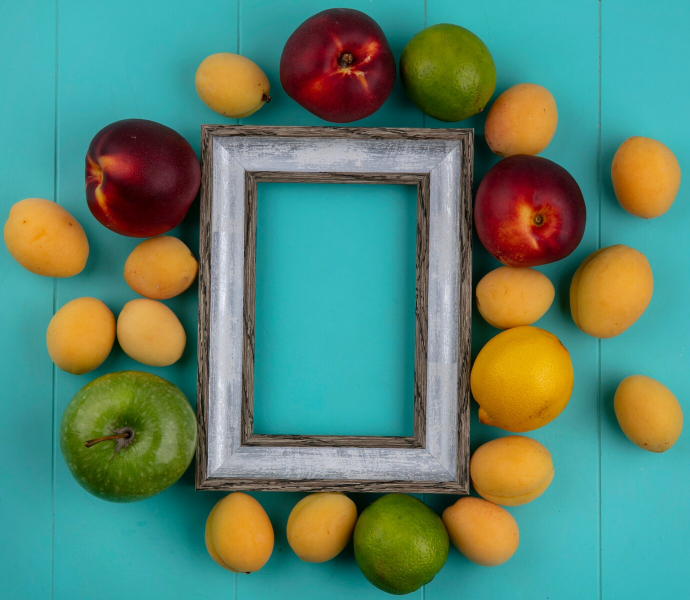
#> input picture BUT3/R5_09/R5_09_OpenCV/pomme-peches-abricot-citrons.jpg, 1380 x 1200 px (shown at 1/2 size)
$ python tp_partiel_bonus_fruits.py
#> lines starting #> are read from the running program, lines starting #| are printed output that depends on the picture; after the words box and inside, x2 and y2 are one past the last pixel; in counts of white or black regions, pixels touching at a corner belong together
### BUT3/R5_09/R5_09_OpenCV/bruno/fruits.py
# -*- coding: utf-8 -*-

"""

Nom du PC: Pc_Thales_Bruno
Auteur: Hanna Bruno
Date de création: Wed Dec 18 12:56:54 2024
Description:

"""
import cv2
import numpy as np

def erosion_dilatation(img, kernel1, kernel2, iteration):
    """
    Applique une érosion suivie d'une dilatation sur une image binaire.

    Parameters:
    img (ndarray): Image binaire à traiter.
    kernel1 (list): Taille du noyau pour l'érosion [hauteur, largeur].
    kernel2 (list): Taille du noyau pour la dilatation [hauteur, largeur].
    iteration (list): Nombre d'itérations pour l'érosion et la dilatation [érosion, dilatation].

    Returns:
    img_dilation (ndarray): Image après érosion et dilatation.
    """
    # Création du noyau pour l'érosion
    kernel = np.ones((kernel1[0], kernel1[1]), np.uint8)
    img_erosion = cv2.erode(img, kernel, iterations=iteration[0])  # Application de l'érosion

    # Création du noyau pour la dilatation
    kernel = np.ones((kernel2[0], kernel2[1]), np.uint8)
    img_dilation = cv2.dilate(img_erosion, kernel, iterations=iteration[1])  # Application de la dilatation

    return img_dilation  # Retour de l'image traitée

def type_fruits(area):
    """
    Détermine le type de fruit et les couleurs associées en fonction de l'aire.

    Parameters:
    area (float): Aire du contour détecté.

    Returns:
    dict or None: Dictionnaire contenant le nom du fruit et les couleurs pour l'annotation,
                  ou None si l'aire ne correspond à aucun fruit connu.
    """
    if 8000 <= area < 22000:
        return {
            "nom": "abricot",
            "text_color": (255, 0, 0),        # Bleu pour le texte
            "circle_color": (255, 0, 0)       # Bleu pour le cercle
        }
    elif 22000 <= area < 30000:
        return {
            "nom": "citron vert",
            "text_color": (255, 255, 255),    # Blanc pour le texte
            "circle_color": (255, 255, 255)   # Blanc pour le cercle
        }
    elif 30000 <= area < 36000:
        return {
            "nom": "citron",
            "text_color": (255, 255, 255),    # Blanc pour le texte
            "circle_color": (0, 255, 255)     # Jaune pour le cercle
        }
    elif 36000 <= area < 42000:
        return {
            "nom": "nectarine",
            "text_color": (255, 255, 255),    # Blanc pour le texte
            "circle_color": (0, 0, 255)       # Vert pour le cercle
        }
    elif 42000 <= area < 60000:
        return {
            "nom": "pomme",
            "text_color": (0, 255, 0),        # Vert pour le texte
            "circle_color": (0, 255, 0)       # Vert pour le cercle
        }
    else:
        return None

def detect_contours(input_img, contours):
    """
    Détecte et annote les contours des fruits sur l'image originale.

    Parameters:
    input_img (ndarray): Image originale sur laquelle annoter.
    contours (list): Liste des contours détectés.

    Returns:
    output_img (ndarray): Image annotée avec les contours et informations des fruits.
    """
    output_img = input_img.copy()  # Copie de l'image originale pour l'annotation

    # Initialisation des compteurs pour chaque type de fruit
    fruit_counts = {
        "abricot": 0,
        "citron vert": 0,
        "citron": 0,
        "pomme": 0,
        "nectarine": 0
    }

    smallest_area = float('inf')  # Initialisation de la plus petite aire trouvée
    smallest_contour = None       # Contour du plus petit fruit
    smallest_center = (0, 0)      # Coordonnées du centre du plus petit fruit

    for contour in contours:
        area = cv2.contourArea(contour)  # Calcul de l'aire du contour
        if 100 < area < 100000:  # Filtrage des contours par aire pour éliminer le bruit
            fruit_props = type_fruits(area)  # Détermination du type de fruit basé sur l'aire
            if fruit_props is not None:
                nom = fruit_props["nom"]
                text_color = fruit_props["text_color"]
                circle_color = fruit_props["circle_color"]

                # Mise à jour du compteur du fruit détecté
                fruit_counts[nom] += 1

                # Dessin des contours en gris épais
                cv2.drawContours(output_img, [contour], -1, (200, 200, 200), 3)

                # Approximation d'un cercle autour du fruit
                (x, y), radius = cv2.minEnclosingCircle(contour)
                center = (int(x), int(y))
                radius = int(radius)
                cv2.circle(output_img, center, radius, circle_color, 2)  # Dessin du cercle

                # Ajout du nom du fruit et de sa surface en texte sur l'image
                cv2.putText(output_img, f"{nom}", (center[0] - 50, center[1] - 10),
                            cv2.FONT_HERSHEY_SIMPLEX, 0.8, text_color, 2)
                cv2.putText(output_img, f"{int(area)}px2", (center[0] - 60, center[1] + 30),
                            cv2.FONT_HERSHEY_SIMPLEX, 0.8, text_color, 2)

                # Mise à jour du plus petit fruit détecté
                if area < smallest_area:
                    smallest_area = area
                    smallest_contour = contour
                    smallest_center = center

    # Dessin du plus petit fruit en vert fluo et affichage de ses coordonnées
    if smallest_contour is not None:
        cv2.drawContours(output_img, [smallest_contour], -1, (0, 255, 0), 3)  # Contour en vert fluo
        cv2.putText(output_img, f"Coordonnee petit fruit: Y={smallest_center[0]}, X={-smallest_center[1]}",
                    (10, 30), cv2.FONT_HERSHEY_SIMPLEX, 0.7, (0, 255, 0), 2)

    # Initialisation du décalage vertical pour l'affichage des compteurs
    decal_bas = 50
    for fruit, count in fruit_counts.items():
        if count > 0:  # Affichage uniquement des fruits détectés
            text = f"{fruit}(s) detecte(s) : {count}"
            cv2.putText(output_img, text, (500, output_img.shape[0] - (420 + decal_bas)),
                        cv2.FONT_HERSHEY_SIMPLEX, 0.8, (255, 255, 255), 2)  # Texte blanc
            decal_bas += 50  # Incrémentation du décalage pour le prochain texte

    # Affichage des résultats dans la console
    for fruit, count in fruit_counts.items():
        print(f"Nombre de {fruit}(s) detecte(s) : {count}")
    if smallest_contour is not None:
        print(f"Coordonnees du plus petit fruit : Y = {smallest_center[0]}, X = {-smallest_center[1]}")

    return output_img

### BUT3/R5_09/R5_09_OpenCV/tp_partiel_bonus_fruits.py
# -*- coding: utf-8 -*-

"""

Nom du PC: Pc_Thales_Bruno
Auteur: Hanna Bruno
Date de création: Mon Dec 16 12:56:54 2024
Description:

"""

import cv2
import numpy as np
from urllib.request import urlopen
from bruno import erosion_dilatation, detect_contours  # Importation des fonctions personnalisées

print(cv2.__version__)

# Lecture de l'image originale depuis un fichier local
image_original = "pomme-peches-abricot-citrons.jpg"
img = cv2.imread(image_original)
#> img is the input picture: shape (1200, 1380, 3); mean B, G, R 113.2, 133.5, 90

# Lire l'image depuis une URL
# req = urlopen("https://www.vgies.com/downloads/Images/pomme-peches-abricot-citrons.jpg")
# arr = np.asarray(bytearray(req.read()), dtype=np.uint8)
# img = cv2.imdecode(arr, -1)

# Définition du pourcentage de réduction de l'image (car elle est trop grande pour mon pc :D)
scale_percent = 50
width = int(img.shape[1] * scale_percent / 100)  # Calcul de la nouvelle largeur
#> width = 690
height = int(img.shape[0] * scale_percent / 100)  # Calcul de la nouvelle hauteur
#> height = 600
dim = (width, height)  # Dimensions pour le redimensionnement
#> dim = (690, 600)

# Conversion de l'image de l'espace de couleur BGR à HSV
imagehsv = cv2.cvtColor(img, cv2.COLOR_BGR2HSV)
#> imagehsv: shape (1200, 1380, 3); mean H, S, V 74.7, 168, 151.6

# Définition des plages de couleurs pour les nectarines
lower_nectarine1 = np.array([0, 25, 25])
upper_nectarine1 = np.array([10, 255, 255])
lower_nectarine2 = np.array([170, 25, 25])
upper_nectarine2 = np.array([180, 255, 255])

# Définition des plages de couleurs pour le jaune
lower_jaune = np.array([10, 100, 100])
upper_jaune = np.array([23, 255, 255])

# Définition des plages de couleurs pour le vert
lower_vert = np.array([30, 25, 25])
upper_vert = np.array([80, 255, 160])

# Création des masques pour chaque plage de couleur
maskjaune = cv2.inRange(imagehsv, lower_jaune, upper_jaune)
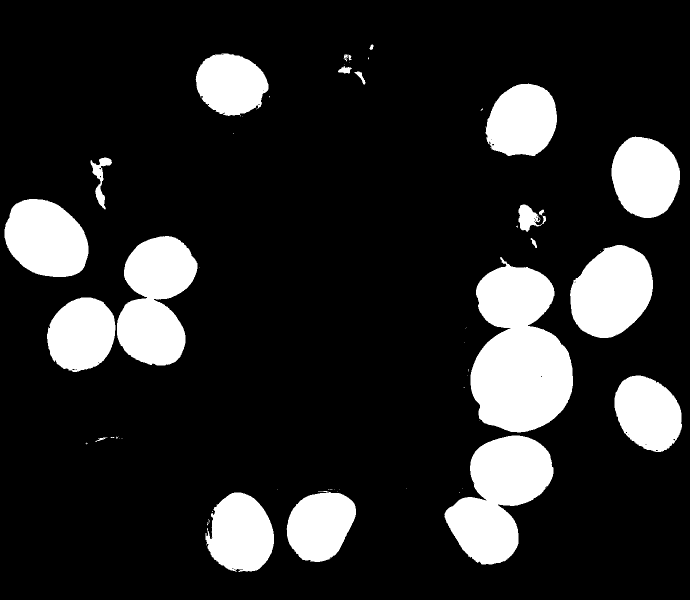
#> maskjaune: shape (1200, 1380) (shown at 1/2 size); 16.1% white; 58 white regions (36 under 20 px), largest, box (x1, y1, x2, y2) and area: (941, 514, 1146, 865) 49490, (889, 871, 1107, 1129) 32649, (234, 472, 395, 731) 28335
maskvert = cv2.inRange(imagehsv, lower_vert, upper_vert)
#> maskvert: shape (1200, 1380); 8.2% white; 493 white regions (404 under 20 px), largest, box (x1, y1, x2, y2) and area: (119, 740, 396, 1004) 55045, (706, 983, 904, 1190) 30076, (799, 47, 1104, 273) 28643
mask1 = cv2.inRange(imagehsv, lower_nectarine1, upper_nectarine1)
#> mask1: shape (1200, 1380); 2.2% white; 909 white regions (741 under 20 px), largest, box (x1, y1, x2, y2) and area: (954, 393, 1163, 536) 10476, (172, 303, 358, 476) 7531, (659, 75, 737, 182) 1953
mask2 = cv2.inRange(imagehsv, lower_nectarine2, upper_nectarine2)
#> mask2: shape (1200, 1380); 5.5% white; 141 white regions (129 under 20 px), largest, box (x1, y1, x2, y2) and area: (561, 21, 788, 246) 33484, (176, 242, 401, 466) 30723, (949, 319, 1170, 520) 25317
masknectarine = cv2.bitwise_or(mask1, mask2)  # Combinaison des deux masques de nectarines
#> masknectarine: shape (1200, 1380); 7.7% white; 656 white regions (528 under 20 px), largest, box (x1, y1, x2, y2) and area: (171, 242, 405, 476) 41345, (560, 21, 790, 246) 38840, (948, 310, 1171, 536) 38177

# Création d'une image entièrement verte pour appliquer les masques
full_green = np.zeros_like(img)
full_green[:] = [0, 255, 0]
vert_img = cv2.bitwise_and(full_green, full_green, mask=maskvert)  # Application du masque vert
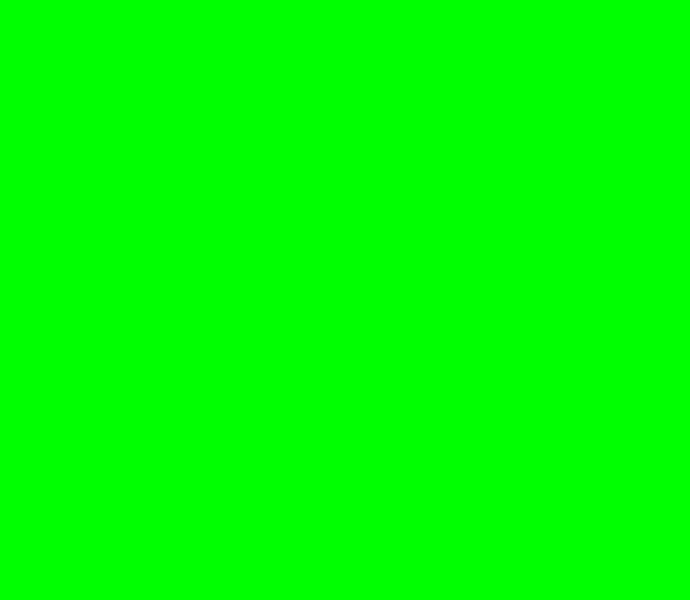
#> full_green: shape (1200, 1380, 3) (shown at 1/2 size); mean of channels 0, 1, 2 0, 255, 0; drawn as B, G, R
jaune_img = cv2.bitwise_and(full_green, full_green, mask=maskjaune)  # Application du masque jaune
nectarine_img = cv2.bitwise_and(full_green, full_green, mask=masknectarine)  # Application du masque nectarine
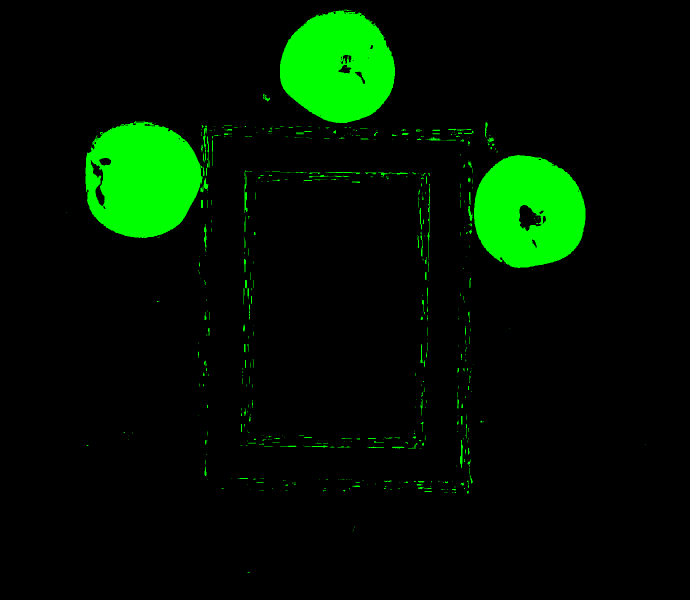
#> nectarine_img: shape (1200, 1380, 3) (shown at 1/2 size); mean of channels 0, 1, 2 0, 19.5, 0; drawn as B, G, R

# Définition des noyaux et des itérations pour l'érosion et la dilatation des masques
kernel_nectarine1 = [3, 3]
kernel_nectarine2 = [3, 3]
iteration_nectarine = [1, 1]
mask_nectarine = erosion_dilatation(masknectarine, kernel_nectarine1, kernel_nectarine2, iteration_nectarine)
#> in erosion_dilatation, `img_erosion = cv2.erode(img, kernel, iterations=iteration[0])  # Appli..`: img_erosion: shape (1200, 1380); 6.9% white; 110 white regions (99 under 20 px), largest, box (x1, y1, x2, y2) and area: (172, 245, 404, 475) 39697, (561, 22, 789, 245) 37373, (949, 311, 1170, 535) 36834
#> in erosion_dilatation, `img_dilation = cv2.dilate(img_erosion, kernel, iterations=iteration[1])`: img_dilation: shape (1200, 1380); 7.3% white; 104 white regions (49 under 20 px), largest, box (x1, y1, x2, y2) and area: (171, 244, 405, 476) 41161, (560, 21, 790, 246) 38718, (948, 310, 1171, 536) 38140

kernel_vert1 = [3, 3]
kernel_vert2 = [3, 3]
iteration_vert = [1, 1]
mask_vert = erosion_dilatation(maskvert, kernel_vert1, kernel_vert2, iteration_vert)
#> in erosion_dilatation (call 2), `img_erosion = cv2.erode(img, kernel, iterations=iteration[0])  # Appli..`: img_erosion: shape (1200, 1380); 6.9% white; 171 white regions (155 under 20 px), largest, box (x1, y1, x2, y2) and area: (120, 741, 395, 1003) 52991, (707, 985, 900, 1189) 28924, (801, 48, 993, 243) 26900
#> in erosion_dilatation (call 2), `img_dilation = cv2.dilate(img_erosion, kernel, iterations=iteration[1])`: img_dilation: shape (1200, 1380); 7.3% white; 119 white regions (67 under 20 px), largest, box (x1, y1, x2, y2) and area: (119, 740, 396, 1004) 54869, (706, 984, 901, 1190) 29918, (800, 47, 994, 244) 27956

kernel_jaune1 = [9, 9]
kernel_jaune2 = [7, 9]
iteration_jaune = [5, 5]
mask_jaune = erosion_dilatation(maskjaune, kernel_jaune1, kernel_jaune2, iteration_jaune)
#> in erosion_dilatation (call 3), `img_erosion = cv2.erode(img, kernel, iterations=iteration[0])  # Appli..`: img_erosion: shape (1200, 1380); 6.4% white; 15 white regions, largest, box (x1, y1, x2, y2) and area: (963, 673, 1125, 842) 17440, (1162, 515, 1284, 652) 10570, (32, 420, 154, 532) 8898
#> in erosion_dilatation (call 3), `img_dilation = cv2.dilate(img_erosion, kernel, iterations=iteration[1])`: img_dilation: shape (1200, 1380); 14.1% white; 15 white regions, largest, box (x1, y1, x2, y2) and area: (943, 658, 1145, 857) 32000, (1142, 500, 1304, 667) 20910, (12, 405, 174, 547) 18238

# Combinaison des masques vert et jaune
mask_jaunevert = cv2.bitwise_or(mask_vert, mask_jaune)
#> mask_jaunevert: shape (1200, 1380); 21.5% white; 134 white regions (67 under 20 px), largest, box (x1, y1, x2, y2) and area: (119, 740, 396, 1004) 54869, (943, 658, 1145, 857) 32000, (706, 984, 901, 1190) 29918
# Combinaison finale avec le masque nectarine
mask_final = cv2.bitwise_or(mask_jaunevert, mask_nectarine)
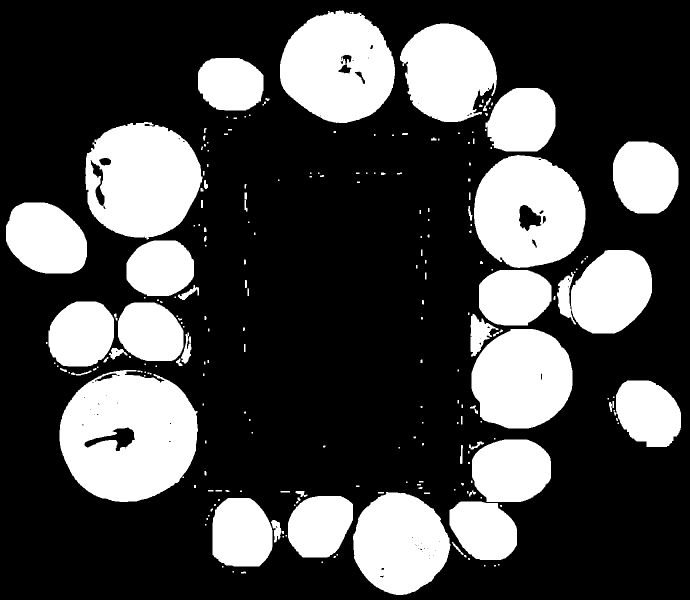
#> mask_final: shape (1200, 1380) (shown at 1/2 size); 28.8% white; 233 white regions (113 under 20 px)

# Conversion du masque final en image binaire
_, img_gray = cv2.threshold(mask_final, 1, 255, cv2.THRESH_BINARY)
# Détection des contours dans l'image binaire
contours, _ = cv2.findContours(img_gray, cv2.RETR_EXTERNAL, cv2.CHAIN_APPROX_SIMPLE)
#> contours = 233 contours, 153 with area under 20; largest, box (x1, y1, x2, y2) and area: (119, 740, 396, 1004) 56569, (171, 244, 405, 479) 41992, (948, 310, 1171, 536) 39420, (560, 21, 790, 246) 39040, (943, 658, 1145, 857) 31724
# Détection et annotation des contours sur l'image originale
image_final = detect_contours(img, contours)
#> the loop in detect_contours, `for contour in contours:` made 233 passes
#> (area, nom, text_color, circle_color, x, y, radius, center) on passes 117, 195, 217, 233: (31724.5, 'citron', (255, 255, 255), (0, 255, 255), 1039.4, 758.8, 108, (1039, 758)), (39419.5, 'nectarine', (255, 255, 255), (0, 0, 255), 1059.5, 421.9, 117, (1059, 421)), (41991.5, 'nectarine', (255, 255, 255), (0, 0, 255), 282.4, 357, 121, (282, 356)), (39040, 'nectarine', (255, 255, 255), (0, 0, 255), 675, 133.9, 117, (674, 133))
#> (area, nom, circle_color, x, y, radius, smallest_area, smallest_center) on passes 24, 157, 231: (12238, 'abricot', (255, 0, 0), 965.7, 1055.5, 75, 12238, (965, 1055)), (12064.5, 'abricot', (255, 0, 0), 320, 539.5, 69, 12064.5, (320, 539)), (11367.5, 'abricot', (255, 0, 0), 460.6, 168.8, 68, 11367.5, (460, 168))
#> after the loop in detect_contours, `for contour in contours:`:
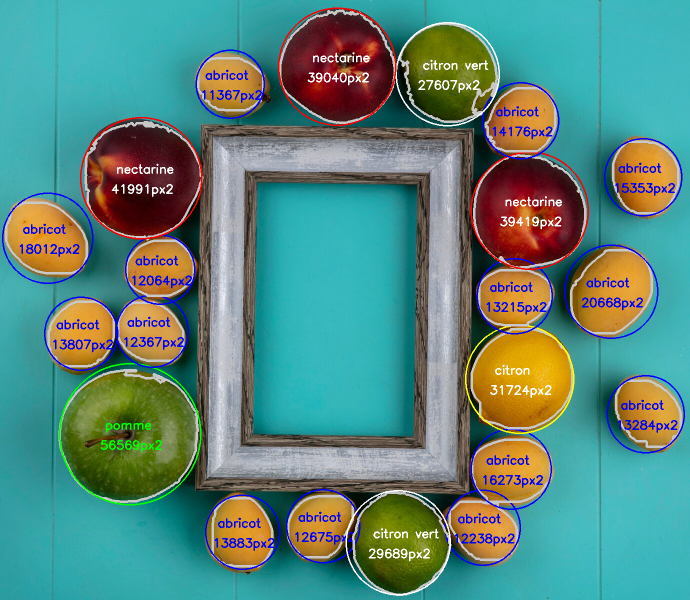
#> output_img: shape (1200, 1380, 3) (shown at 1/2 size); 6.79% of pixels changed, all inside (x1, y1, x2, y2) = (4, 15, 1370, 1192)
#> after the loop in detect_contours, `for contour in contours:`: fruit_counts = {'abricot': 14, 'citron vert': 2, 'citron': 1, 'pomme': 1, 'nectarine': 3}; smallest_area = 11367.5; smallest_contour = contour of 119 points, box (x1, y1, x2, y2) (396, 116, 527, 221), area 11368
#> the loop in detect_contours, `for fruit, count in fruit_counts.items():` made 5 passes
#> (fruit, count, text, decal_bas) on passes 1 to 5: ('abricot', 14, 'abricot(s) detecte(s) : 14', 100), ('citron vert', 2, 'citron vert(s) detecte(s) : 2', 150), ('citron', 1, 'citron(s) detecte(s) : 1', 200), ('pomme', 1, 'pomme(s) detecte(s) : 1', 250), ('nectarine', 3, 'nectarine(s) detecte(s) : 3', 300)
#> after the loop in detect_contours, `for fruit, count in fruit_counts.items():`:
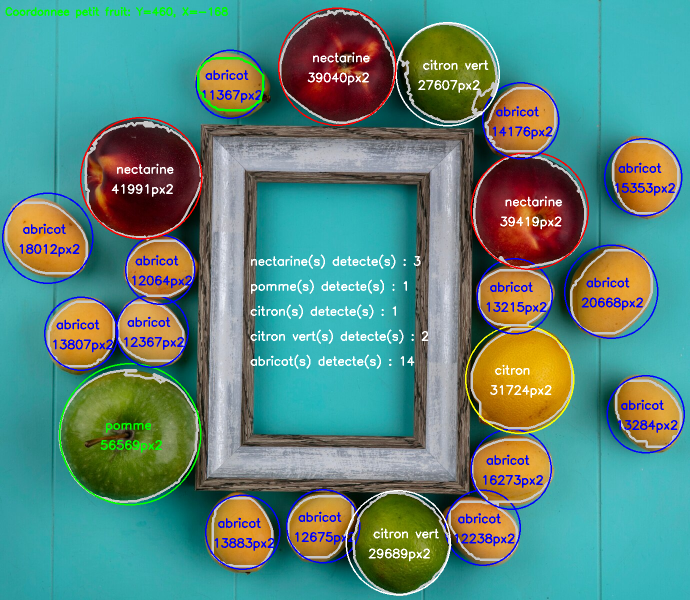
#> output_img: shape (1200, 1380, 3) (shown at 1/2 size); mean B, G, R 123.7, 135.8, 91.6
#> after the loop in detect_contours, `for fruit, count in fruit_counts.items():`: decal_bas = 300
#> the loop in detect_contours, `for fruit, count in fruit_counts.items():` made 5 passes
#> (fruit, count) on passes 1 to 5: ('abricot', 14), ('citron vert', 2), ('citron', 1), ('pomme', 1), ('nectarine', 3)
#| Nombre de abricot(s) detecte(s) : 14
#| Nombre de citron vert(s) detecte(s) : 2
#| Nombre de citron(s) detecte(s) : 1
#| Nombre de pomme(s) detecte(s) : 1
#| Nombre de nectarine(s) detecte(s) : 3
#| Coordonnees du plus petit fruit : Y = 460, X = -168
# Redimensionnement de l'image finale selon les dimensions définies précédemment
img_final = cv2.resize(image_final, dim, interpolation=cv2.INTER_AREA)
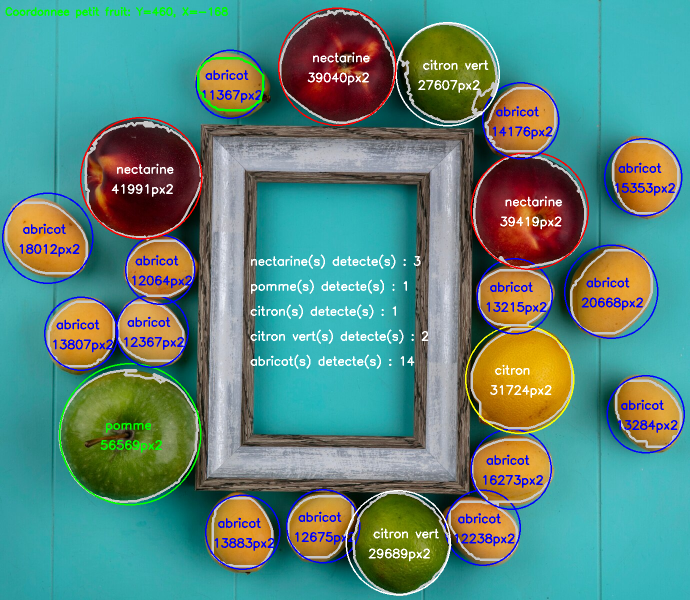
#> img_final: shape (600, 690, 3); mean B, G, R 123.8, 135.9, 91.8
# Affichage de l'image finale avec les annotations
cv2.imshow('img_final', img_final)
cv2.waitKey(0)  # Attente d'une touche pour fermer la fenêtre
